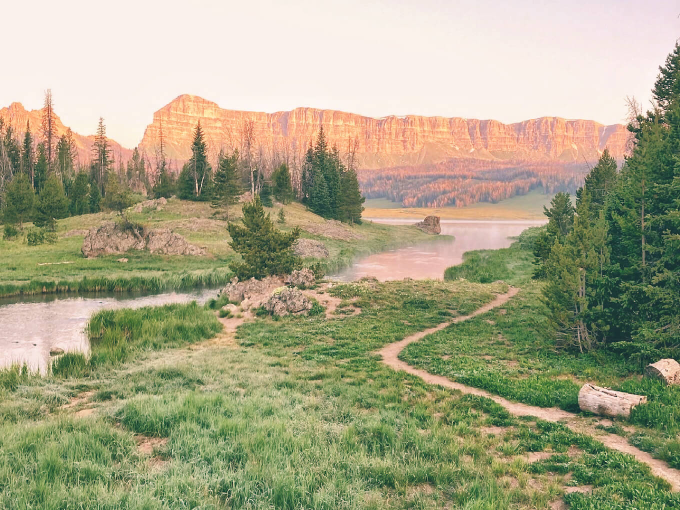
#> input picture low-contrast.jpg, 1360 x 1020 px (shown at 1/2 size)
$ python contrast-stretching.py
#> lines starting #> are read from the running program, lines starting #| are printed output that depends on the picture
# Contrast stretching

from PIL import Image
import matplotlib.pyplot as plt
import numpy as np
import cv2

path = r'../low-contrast.jpg'
image_cv2 = cv2.imread(path)
#> image_cv2 is the input picture: shape (1020, 1360, 3); mean B, G, R 134.1, 164.4, 167.3


# Method to process the red band of the image
def normalize_red(intensity):
    intensity_value = intensity
    min_intensity = 86
    max_intensity = 230
    min_o = 0
    max_o = 255

    return (intensity_value-min_intensity)*(((max_o-min_o)/(max_intensity-min_intensity))+min_o)

# Method to process the green band of the image


def normalized_green(intensity):
    intensity_value = intensity
    min_intensity = 90
    max_intensity = 225
    min_o = 0
    max_o = 255

    return (intensity_value-min_intensity)*(((max_o-min_o)/(max_intensity-min_intensity))+min_o)

# Method to process the blue band of the image


def normalize_blue(intensity):
    intensity_value = intensity
    min_intensity = 100
    max_intensity = 210
    min_o = 0
    max_o = 255
    return (intensity_value-min_intensity)*(((max_o-min_o)/(max_intensity-min_intensity))+min_o)


# Create an image object
image_object = Image.open("../low-contrast.jpg")

# Split the red, green and blue bands from the Image
multibands = image_object.split()

# Apply point operations that does contrast stretching on each color band
normalized_red_band = multibands[0].point(normalize_red)
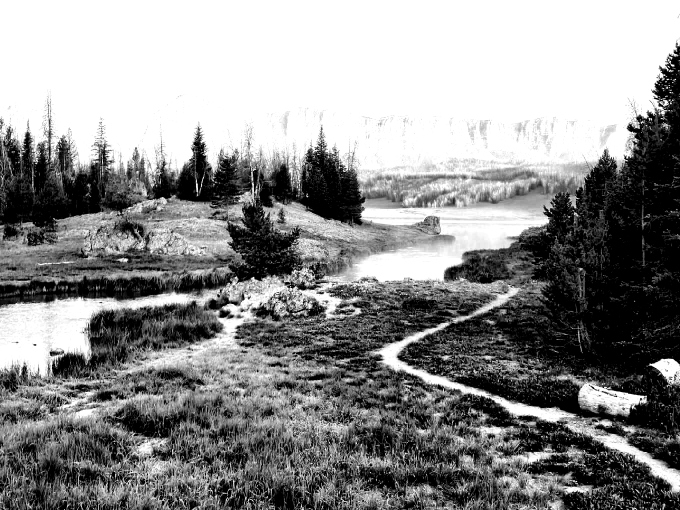
#> normalized_red_band: PIL image 1360x1020 L (shown at 1/2 size); min 0, max 255, mean 141.9
normalized_green_band = multibands[1].point(normalized_green)
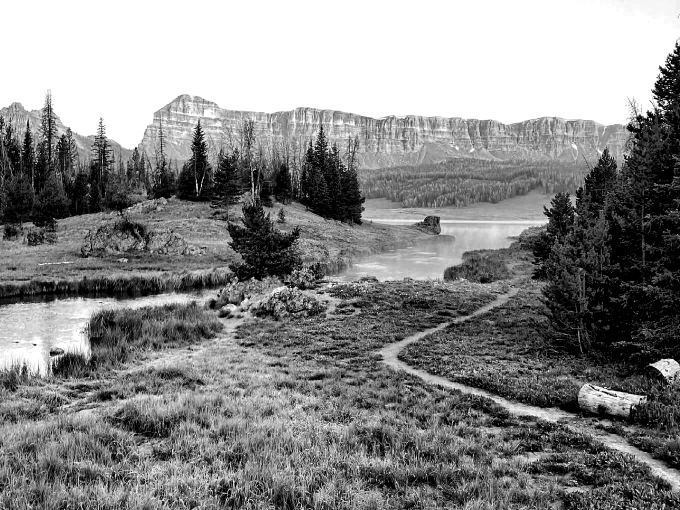
#> normalized_green_band: PIL image 1360x1020 L (shown at 1/2 size); min 0, max 255, mean 137
normalized_blue_band = multibands[2].point(normalize_blue)
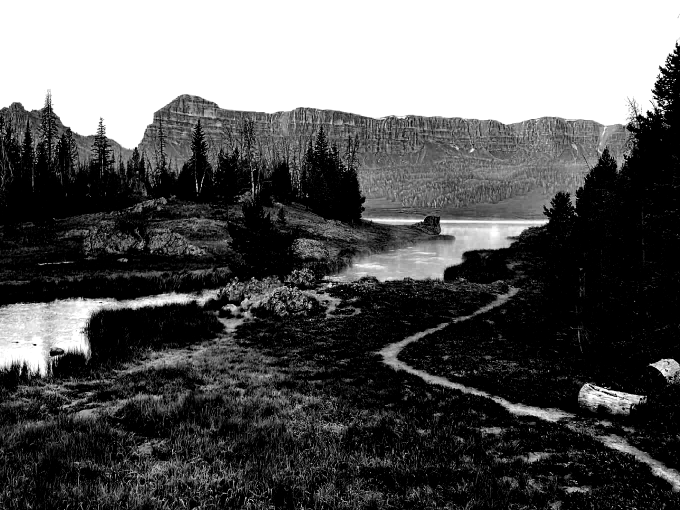
#> normalized_blue_band: PIL image 1360x1020 L (shown at 1/2 size); min 0, max 255, mean 91.7

# Create a new image from the contrast stretched red, green and blue brands
normalized_image = Image.merge(
    "RGB", (normalized_red_band, normalized_green_band, normalized_blue_band))
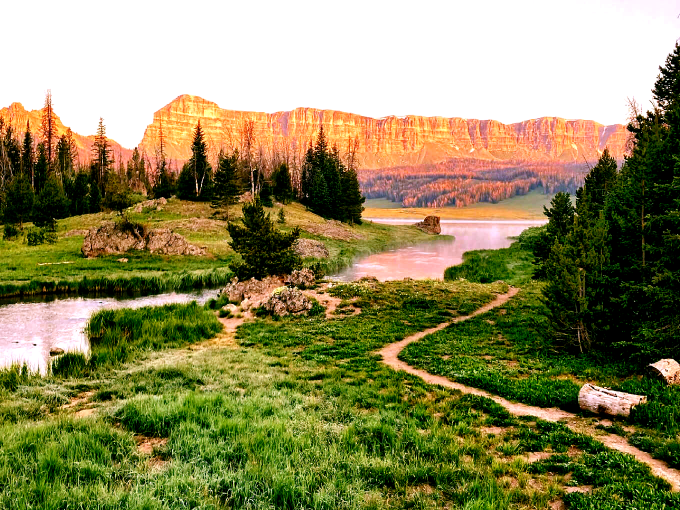
#> normalized_image: PIL image 1360x1020 RGB (shown at 1/2 size); mean R, G, B 141.9, 137, 91.7

# Display the image before contrast stretching
image_object.show()

# Display the image after contrast stretching
normalized_image.show()
normalizedImageArray = np.asarray(normalized_image)  # a is readonly

# tuple to select colors of each channel line
colors = ("red", "green", "blue")
channel_ids = (0, 1, 2)

# create the histogram plot for original image
plt.figure()
plt.xlim([0, 256])
for channel_id, c in zip(channel_ids, colors):
    histogram, bin_edges = np.histogram(
        image_cv2[:, :, channel_id], bins=256, range=(0, 256)
    )
    plt.plot(bin_edges[0:-1], histogram, color=c)

plt.title("Color Histogram")
plt.xlabel("Color value")
plt.ylabel("Pixel count")

# create the histogram plot for constrast image
plt.figure()
plt.xlim([0, 256])
for channel_id, c in zip(channel_ids, colors):
    histogram, bin_edges = np.histogram(
        normalizedImageArray[:, :, channel_id], bins=256, range=(0, 256)
    )
    plt.plot(bin_edges[0:-1], histogram, color=c)

plt.title("Color Histogram")
plt.xlabel("Color value")
plt.ylabel("Pixel count")

plt.show()
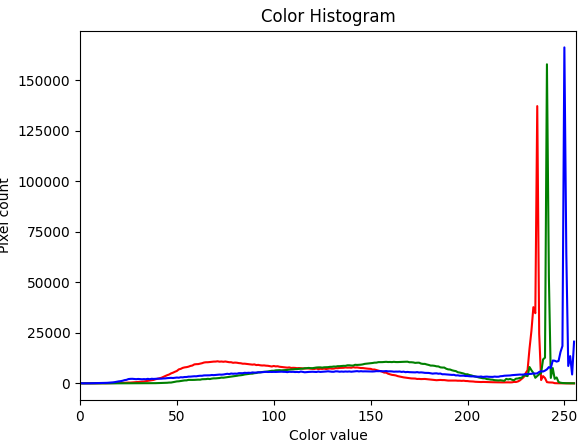
#> figure drawn by matplotlib, 1 panel; curve peaks at x = 236, y = 137140; curve peaks at x = 241, y = 157819; curve peaks at x = 250, y = 166176
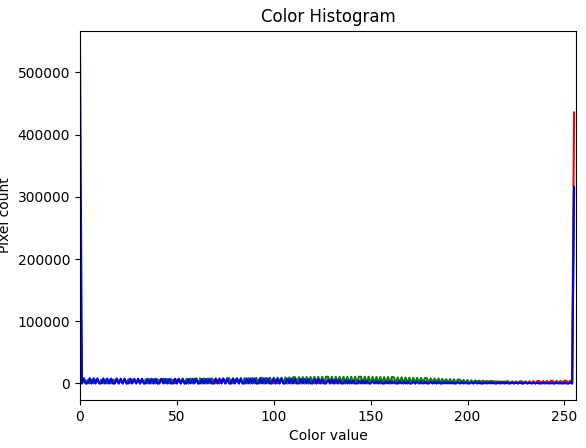
#> figure drawn by matplotlib, 1 panel; curve peaks at x = 255, y = 435594; curve peaks at x = 255, y = 309805; curve peaks at x = 0, y = 540267
